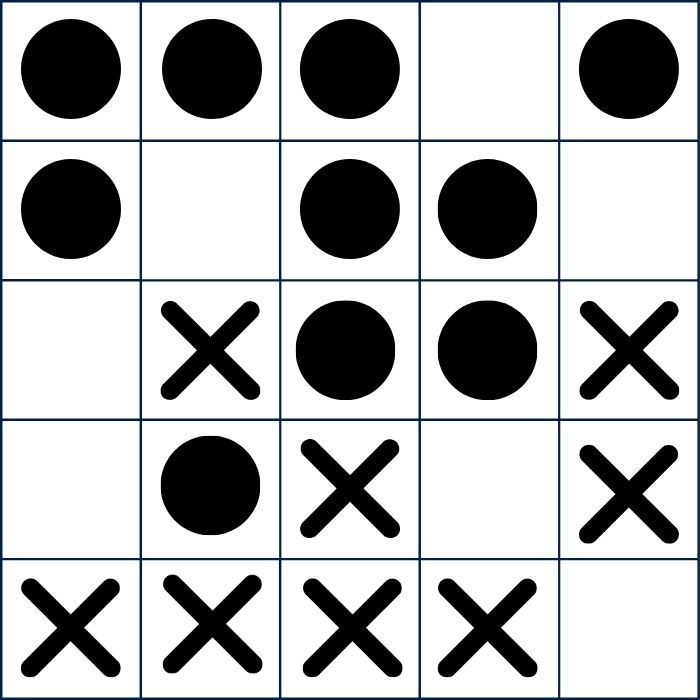
#> input picture 1_dataset_imagenes/dataset/test11.jpg, 700 x 700 px, found by its file name; its folder holds only this picture in this run
$ python '[script]HOG.py'
#> lines starting #> are read from the running program, lines starting #| are printed output that depends on the picture; after the words box and inside, x2 and y2 are one past the last pixel; in counts of white or black regions, pixels touching at a corner belong together
import cv2
import pandas as pd
import os
from skimage.transform import resize
from skimage.feature import hog

def segmentarImg(input_folder):
#> called with input_folder = '1_dataset_imagenes/dataset'
    x_values = []

    # Leer imágenes de la carpeta de entrada
    for filename in os.listdir(input_folder):
        if filename.endswith(".jpg") or filename.endswith(".png"):
            file_path = os.path.join(input_folder, filename)
            img = cv2.imread(file_path)
#> img is the input picture: shape (700, 700, 3); mean B, G, R 186.8, 186.1, 184.9
            img_gray = cv2.imread(file_path, 0)
#> img_gray: shape (700, 700); min 0, max 255, mean 186

            # Aplicar Otsu para binarización
            _, binary_image = cv2.threshold(img_gray, 0, 255, cv2.THRESH_OTSU)
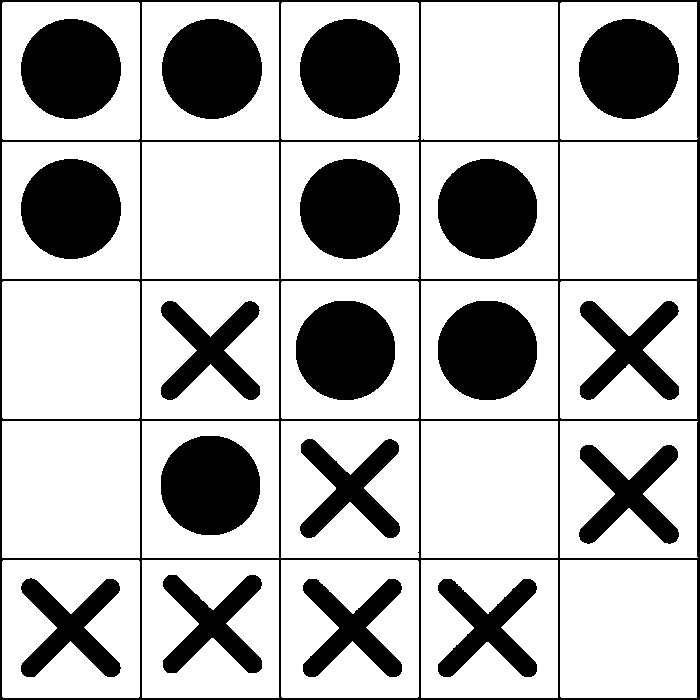
#> binary_image: shape (700, 700); 73.1% white; 19 black regions, largest, box (x1, y1, x2, y2) and area: (0, 0, 700, 700) 17373, (21, 159, 121, 259) 7859, (162, 19, 262, 119) 7857

            # Etiquetado de blobs
            num_labels, labels, stats, centroids = cv2.connectedComponentsWithStats(binary_image, connectivity=8)
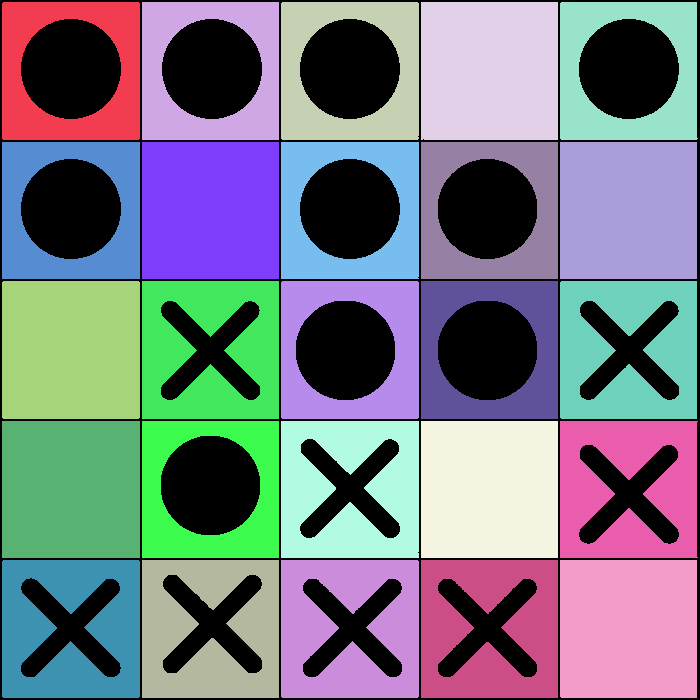
#> labels: shape (700, 700) int32; 26 distinct labels, from 0 to 25; one colour per label, 0 black
#> num_labels = 26; stats = 26 rows, first 6: [0, 0, 700, 700, 131575], [2, 2, 138, 138, 11184], [142, 2, 137, 138, 11049], [281, 2, 138, 138, 11192], [421, 2, 137, 138, 18905], [560, 2, 138, 138, 11056]; centroids = 26 pairs, first value 70.5 to 628, second value 70.5 to 630

            print(f'Numero de objetos encontrados en {filename}: {num_labels-1}')
#| Numero de objetos encontrados en test11.jpg: 25

            # Procesa cada blob detectado
            for label in range(1, num_labels):
                x, y, w, h, _ = stats[label]
                img_segment = binary_image[y:y+h, x:x+w]

                img_segment = resize(img_segment, (64, 32))
                x_values.append(img_segment)
#> this loop made 25 passes
#> (x, y, w, h) on passes 1 to 12: (2, 2, 138, 138), (142, 2, 137, 138), (281, 2, 138, 138), (421, 2, 137, 138), (560, 2, 138, 138), (2, 142, 138, 137), (142, 142, 137, 137), (281, 142, 138, 137), (421, 142, 137, 137), (560, 142, 137, 137), (2, 281, 138, 138), (142, 281, 137, 138)
#> pass 1, in segmentarImg, `img_segment = binary_image[y:y+h, x:x+w]`:
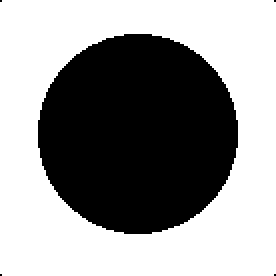
#> img_segment: shape (138, 138) (shown 2 times larger); 58.7% white; 5 black regions (4 under 20 px), largest, box (x1, y1, x2, y2) and area: (19, 17, 119, 117) 7856
#> pass 1, in segmentarImg, `img_segment = resize(img_segment, (64, 32))`:
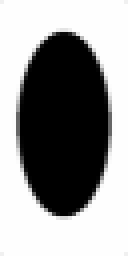
#> img_segment: shape (64, 32) float64 (shown 4 times larger); min 0, max 1, mean 0.588
#> pass 2, in segmentarImg, `img_segment = binary_image[y:y+h, x:x+w]`:
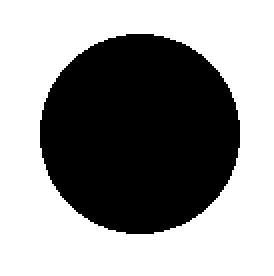
#> img_segment: shape (138, 137) (shown 2 times larger); 58.4% white; 1 black region, box (x1, y1, x2, y2) and area: (20, 17, 120, 117) 7857
#> pass 2, in segmentarImg, `img_segment = resize(img_segment, (64, 32))`:
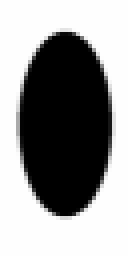
#> img_segment: shape (64, 32) float64 (shown 4 times larger); min 0, max 1, mean 0.585
#> after the loop, x_values = 25 items

    return x_values

def hog_csv(images):
    hog_list = []
    for img in images:
        # Calcular descriptores HOG
        fd, hog_image = hog(img, orientations=9, pixels_per_cell=(8, 8), cells_per_block=(2, 2), visualize=True)
        hog_list.append(fd.tolist())

    df = pd.DataFrame(hog_list)
    df.to_csv('0_clasificador_tableros/[descriptores]HOG.csv', index=False)

    return hog_list


segmentos = segmentarImg("1_dataset_imagenes/dataset")
#> segmentos = 25 items
hog_csv(segmentos)
#> the loop in hog_csv, `for img in images:` made 25 passes
#> in hog_csv, `df = pd.DataFrame(hog_list)`: df = table of 25 rows and 756 columns

$ run again, on 1_dataset_imagenes/dataset/test26.jpg
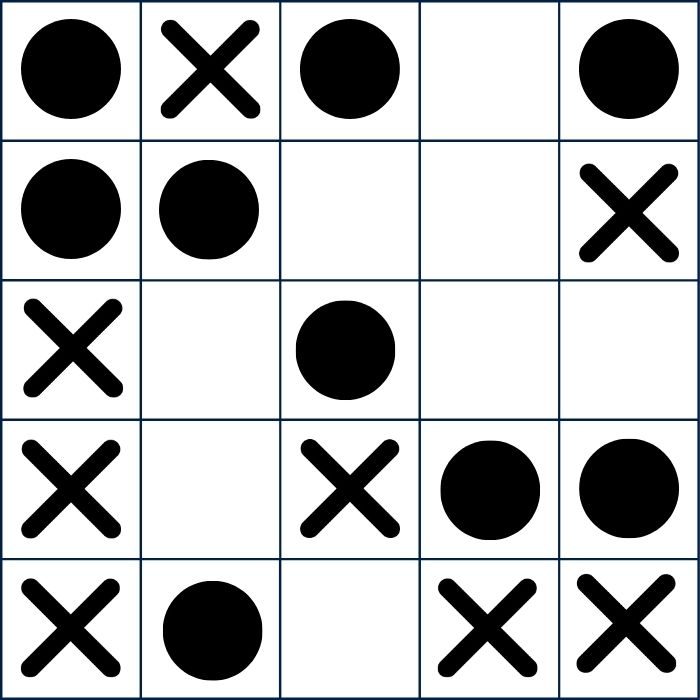
#> input picture 1_dataset_imagenes/dataset/test26.jpg, 700 x 700 px, found by its file name
#> in segmentarImg, img is the input picture: shape (700, 700, 3); mean B, G, R 190.9, 190.2, 189
#> binary_image: shape (700, 700); 74.7% white; 18 black regions, largest, box (x1, y1, x2, y2) and area: (0, 0, 700, 700) 17373, (21, 159, 121, 259) 7859, (21, 19, 121, 119) 7856
#> in segmentarImg, `num_labels, labels, stats, centroids = cv2.connectedComponentsWithStat..`:
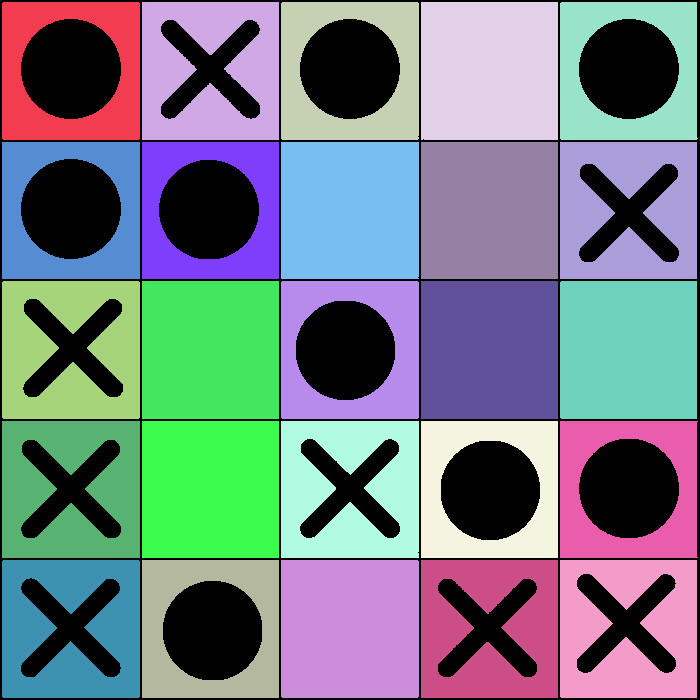
#> labels: shape (700, 700) int32; 26 distinct labels, from 0 to 25; one colour per label, 0 black
#> num_labels = 26; stats = 26 rows, first 6: [0, 0, 700, 700, 123791], [2, 2, 138, 138, 11184], [142, 2, 137, 138, 14434], [281, 2, 138, 138, 11192], [421, 2, 137, 138, 18905], [560, 2, 138, 138, 11056]; centroids = 26 pairs, first value 69.87 to 628.7, second value 70.5 to 630.2
#| Numero de objetos encontrados en test26.jpg: 25
#> the loop in segmentarImg, `for label in range(1, num_labels):` made 25 passes
#> (x, y, w, h) on passes 1 to 8: (2, 2, 138, 138), (142, 2, 137, 138), (281, 2, 138, 138), (421, 2, 137, 138), (560, 2, 138, 138), (2, 142, 138, 137), (142, 142, 137, 137), (281, 142, 138, 137)
#> pass 2, in segmentarImg, `img_segment = resize(img_segment, (64, 32))`:
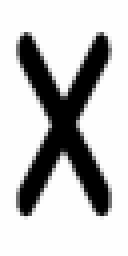
#> img_segment: shape (64, 32) float64 (shown 4 times larger); min 0, max 1, mean 0.763
#> after the loop in segmentarImg, `for label in range(1, num_labels):`: x_values = 25 items
#> the loop in hog_csv, `for img in images:` made 25 passes
#> df = table of 25 rows and 756 columns

$ run again, on 1_dataset_imagenes/dataset/test3.jpg
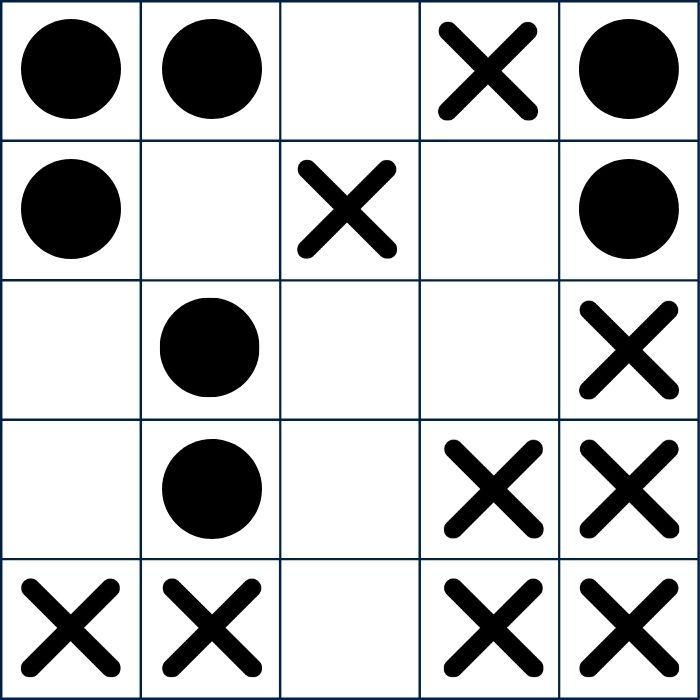
#> input picture 1_dataset_imagenes/dataset/test3.jpg, 700 x 700 px, found by its file name
#> in segmentarImg, img is the input picture: shape (700, 700, 3); mean B, G, R 196.7, 196, 194.8
#> in segmentarImg, `_, binary_image = cv2.threshold(img_gray, 0, 255, cv2.THRESH_OTSU)`:
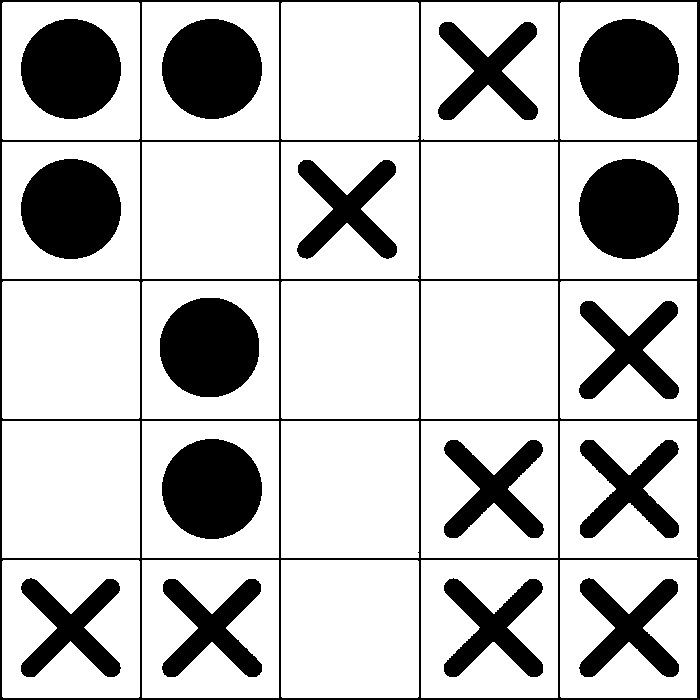
#> binary_image: shape (700, 700); 77% white; 17 black regions, largest, box (x1, y1, x2, y2) and area: (0, 0, 700, 700) 17378, (21, 159, 121, 259) 7860, (21, 19, 121, 119) 7857
#> in segmentarImg, `num_labels, labels, stats, centroids = cv2.connectedComponentsWithStat..`:
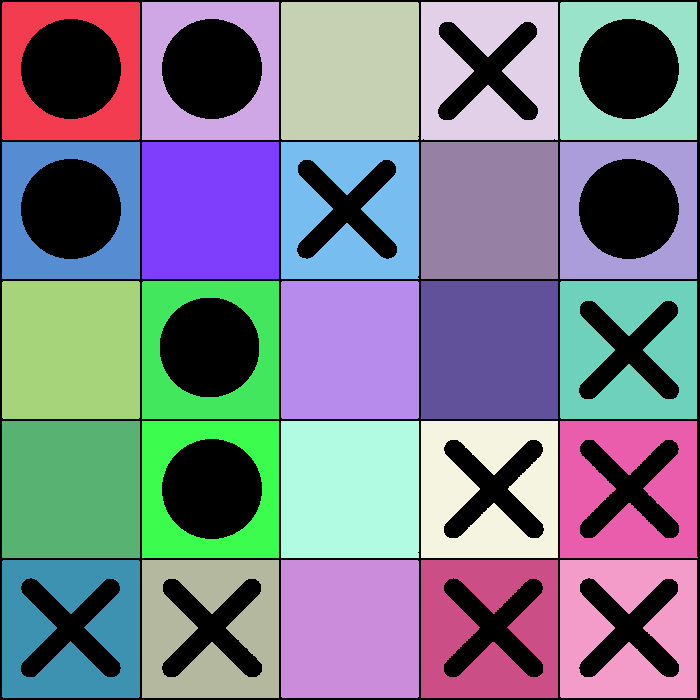
#> labels: shape (700, 700) int32; 26 distinct labels, from 0 to 25; one colour per label, 0 black
#> num_labels = 26; stats = 26 rows, first 6: [0, 0, 700, 700, 112922], [2, 2, 138, 138, 11183], [142, 2, 137, 138, 11049], [281, 2, 138, 138, 19039], [421, 2, 137, 138, 14381], [560, 2, 137, 138, 11055]; centroids = 26 pairs, first value 70.5 to 627.9, second value 70.41 to 628.8
#| Numero de objetos encontrados en test3.jpg: 25
#> the loop in segmentarImg, `for label in range(1, num_labels):` made 25 passes
#> (x, y, w, h) on passes 1 to 8: (2, 2, 138, 138), (142, 2, 137, 138), (281, 2, 138, 138), (421, 2, 137, 138), (560, 2, 137, 138), (2, 142, 138, 137), (142, 142, 137, 137), (281, 142, 138, 137)
#> after the loop in segmentarImg, `for label in range(1, num_labels):`: x_values = 25 items
#> the loop in hog_csv, `for img in images:` made 25 passes
#> df = table of 25 rows and 756 columns

$ run again, on 1_dataset_imagenes/dataset/test14.jpg
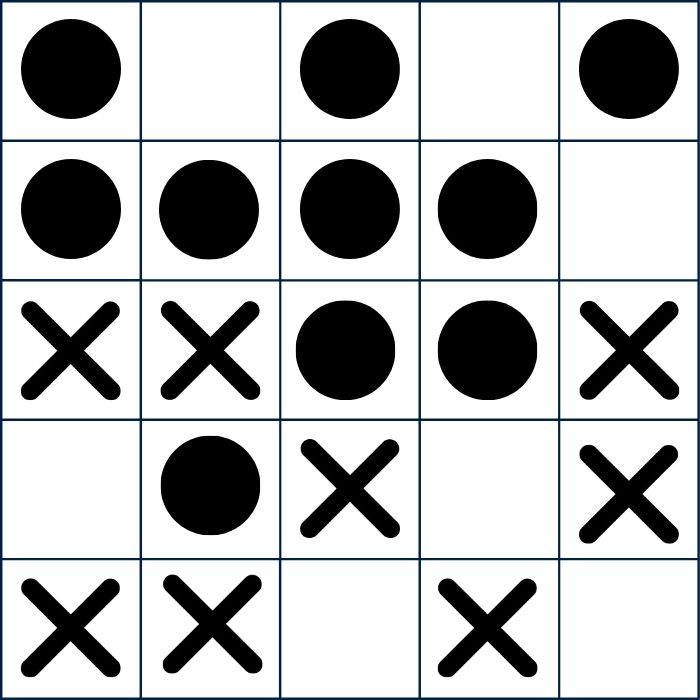
#> input picture 1_dataset_imagenes/dataset/test14.jpg, 700 x 700 px, found by its file name
#> in segmentarImg, img is the input picture: shape (700, 700, 3); mean B, G, R 186.8, 186.1, 184.9
#> in segmentarImg, `_, binary_image = cv2.threshold(img_gray, 0, 255, cv2.THRESH_OTSU)`:
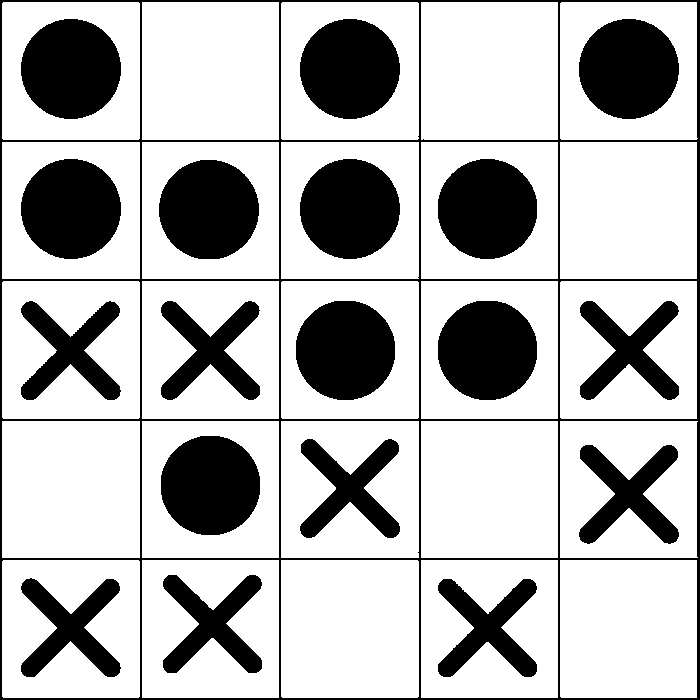
#> binary_image: shape (700, 700); 73.1% white; 19 black regions, largest, box (x1, y1, x2, y2) and area: (0, 0, 700, 700) 17373, (21, 159, 121, 259) 7859, (21, 19, 121, 119) 7856
#> in segmentarImg, `num_labels, labels, stats, centroids = cv2.connectedComponentsWithStat..`:
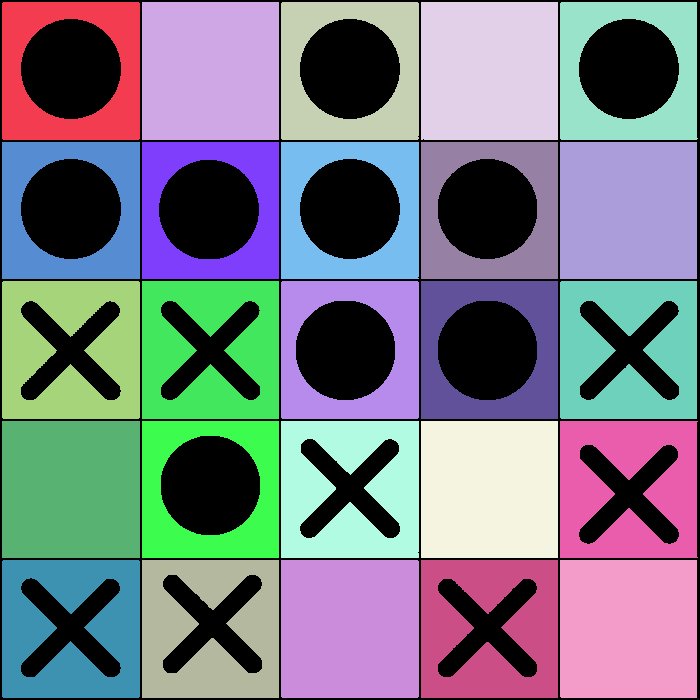
#> labels: shape (700, 700) int32; 26 distinct labels, from 0 to 25; one colour per label, 0 black
#> num_labels = 26; stats = 26 rows, first 6: [0, 0, 700, 700, 131598], [2, 2, 138, 138, 11184], [142, 2, 137, 138, 18906], [281, 2, 138, 138, 11192], [421, 2, 137, 138, 18905], [560, 2, 138, 138, 11056]; centroids = 26 pairs, first value 70.5 to 628, second value 70.5 to 630
#| Numero de objetos encontrados en test14.jpg: 25
#> the loop in segmentarImg, `for label in range(1, num_labels):` made 25 passes
#> (x, y, w, h) on passes 1 to 8: (2, 2, 138, 138), (142, 2, 137, 138), (281, 2, 138, 138), (421, 2, 137, 138), (560, 2, 138, 138), (2, 142, 138, 137), (142, 142, 137, 137), (281, 142, 138, 137)
#> after the loop in segmentarImg, `for label in range(1, num_labels):`: x_values = 25 items
#> the loop in hog_csv, `for img in images:` made 25 passes
#> df = table of 25 rows and 756 columns
